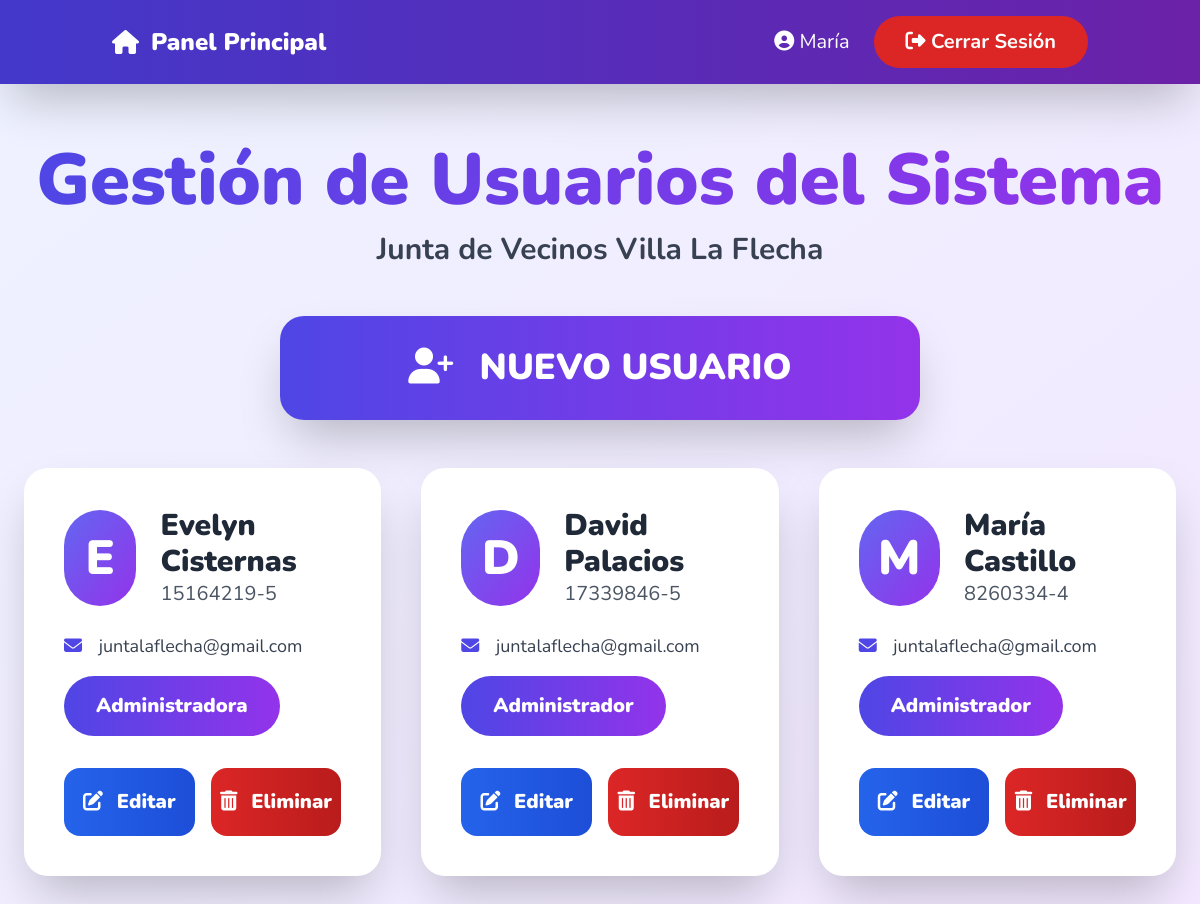
The app's page /gestion_usuarios_funciona.php (signed in) with its own data.
### tables this page shows
CREATE TABLE `usuario` (
  `rut_usuario` varchar(12) NOT NULL,
  `nombre` varchar(45) DEFAULT NULL,
  `apellido1` varchar(50) DEFAULT NULL,
  `apellido2` varchar(50) DEFAULT NULL,
  `correo` varchar(200) DEFAULT NULL,
  `contraseña` varchar(15) DEFAULT NULL,
  `rol` varchar(25) DEFAULT NULL,
  PRIMARY KEY (`rut_usuario`)
);

### gestion_usuarios_funciona.php (the view, shortened to what this page needs)
<?php
require_once 'config.php';
$usuarios = $pdo->query("SELECT * FROM usuario ORDER BY rol DESC, nombre")->fetchAll(PDO::FETCH_ASSOC);
$nombre_usuario = $_SESSION['nombre'] ?? 'Administrador';
?>
<!DOCTYPE html>
<html lang="es" class="scroll-smooth">
<head>
    <script src="https://cdn.tailwindcss.com"></script>
    <link rel="stylesheet" href="https://cdnjs.cloudflare.com/ajax/libs/font-awesome/6.6.0/css/all.min.css">
</head>
<body class="bg-gradient-to-br from-indigo-50 to-purple-100 min-h-screen">
<div class="fixed top-0 left-0 right-0 bg-gradient-to-r from-indigo-700 to-purple-800 text-white shadow-2xl z-50">
    <div class="container mx-auto px-6 py-4 flex justify-between items-center">
        <a href="dashboard.php" class="flex items-center gap-3 text-2xl font-black hover:scale-110 transition">
            <i class="fas fa-home"></i> Panel Principal
        </a>
        <div class="flex items-center gap-6">
            <span class="text-xl"><i class="fas fa-user-circle"></i> <?= htmlspecialchars($nombre_usuario) ?></span>
            <a href="?logout=1" onclick="return confirm('¿Cerrar sesión?')"
               class="bg-red-600 hover:bg-red-700 px-8 py-3 rounded-full font-bold text-xl transition hover:scale-105">
                <i class="fas fa-sign-out-alt"></i> Cerrar Sesión
            </a>
        </div>
    </div>
</div>
<div class="pt-24"></div>
<div class="container mx-auto px-6 py-12 max-w-7xl">
    <div class="text-center mb-12">
        <h1 class="text-7xl font-black text-transparent bg-clip-text bg-gradient-to-r from-indigo-600 to-purple-600 mb-4">
        </h1>
        <p class="text-3xl text-gray-700 font-bold">Junta de Vecinos Villa La Flecha</p>
    </div>
    <div class="text-center mb-12">
        <button onclick="openModal()" class="bg-gradient-to-r from-indigo-600 to-purple-600 hover:from-indigo-500 hover:to-purple-500 text-white font-black text-4xl py-8 px-32 rounded-3xl shadow-2xl transform hover:scale-110 transition">
            <i class="fas fa-user-plus mr-4"></i> NUEVO USUARIO
        </button>
    </div>
    <div class="grid gap-10 md:grid-cols-2 lg:grid-cols-3">
        <?php foreach($usuarios as $u): ?>
        <div class="bg-white rounded-3xl shadow-2xl p-10 transform hover:scale-105 transition-all duration-300">
            <div class="flex items-center gap-6 mb-6">
                <div class="w-24 h-24 bg-gradient-to-br from-indigo-500 to-purple-600 rounded-full flex items-center justify-center text-white text-5xl font-black">
                    <?= strtoupper(substr($u['nombre'],0,1)) ?>
                </div>
                <div>
                    <h3 class="text-3xl font-black text-gray-800"><?= htmlspecialchars($u['nombre'].' '.$u['apellido1']) ?></h3>
                    <p class="text-xl text-gray-600"><?= htmlspecialchars($u['rut_usuario']) ?></p>
                </div>
            </div>
            <p class="text-lg text-gray-700 mb-4"><i class="fas fa-envelope text-indigo-600 mr-3"></i> <?= htmlspecialchars($u['correo']) ?></p>
            <div class="mb-8">
                <span class="inline-block px-8 py-4 rounded-full text-white font-black text-xl <?= $u['rol']=='Admin' ? 'bg-red-600' : 'bg-gradient-to-r from-indigo-600 to-purple-600' ?>">
                    <?= htmlspecialchars($u['rol']) ?>
                </span>
            </div>
            <div class="flex gap-4">
                <button onclick='edit(<?= json_encode($u, JSON_HEX_APOS | JSON_HEX_QUOT | JSON_HEX_AMP) ?>)'
                        class="flex-1 bg-gradient-to-r from-blue-600 to-blue-700 hover:from-blue-500 hover:to-blue-600 text-white font-black py-5 rounded-2xl text-xl transition transform hover:scale-105">
                    <i class="fas fa-edit mr-2"></i> Editar
                </button>
                <?php if($u['rut_usuario'] !== ($_SESSION['rut_usuario'] ?? '')): ?>
                <a href="?delete=<?= urlencode($u['rut_usuario']) ?>"
                   onclick="return confirm('¿Eliminar permanentemente este acceso al sistema?')"
                   class="flex-1 bg-gradient-to-r from-red-600 to-red-700 hover:from-red-500 hover:to-red-600 text-white font-black py-5 rounded-2xl text-center text-xl transition transform hover:scale-105">
                    <i class="fas fa-trash-alt mr-2"></i> Eliminar
                </a>
                <?php endif; ?>
            </div>
        </div>
        <?php endforeach; ?>
    </div>
</div>
</body>
</html>

### gestion_usuarios_funciona.php (style rules this page uses)
body { font-family:'Nunito',sans-serif; }

### records on screen
usuario: nombre "E", nombre+apellido1 "Evelyn Cisternas", rut_usuario "15164219-5", correo "juntalaflecha@gmail.com", rol "Administradora"
usuario: nombre "D", nombre+apellido1 "David Palacios", rut_usuario "17339846-5", correo "juntalaflecha@gmail.com", rol "Administrador"
usuario: nombre "M", nombre+apellido1 "María Castillo", rut_usuario "8260334-4", correo "juntalaflecha@gmail.com", rol "Administrador"

### other values on screen
$nombre_usuario "María"
